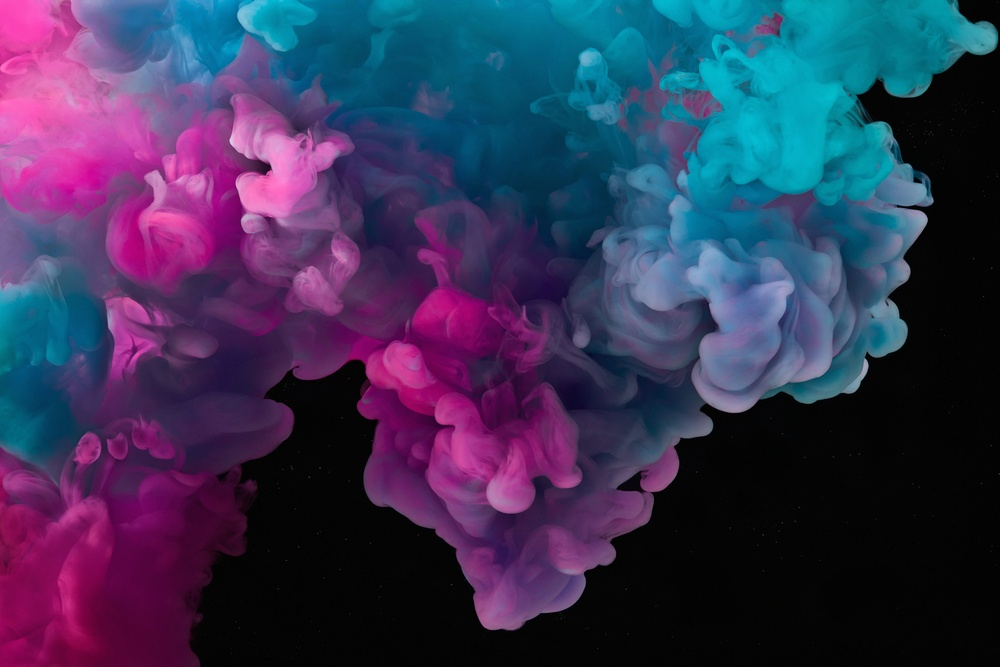
#> input picture src/1b58ef6e3d36a42e01992accf5c52d6eea244353.jpg, 1000 x 667 px, shrunk from 4500 x 3000 before the run
$ python imageCompressor.py
#> lines starting #> are read from the running program, lines starting #| are printed output that depends on the picture
#> further down, img is the input picture: PIL image 1000x667 RGB; mean R, G, B 55.1, 51.9, 86.1
import os
import numpy as np
import matplotlib.pyplot as plt
from PIL import Image
import random


def ApplyFiter(img: np.array, matrix: np.array, layer: int):

  # takes an array or PIL image object and
  # applys convolutional filter to image layer (0, 1, 2)
  # and returns 3D image matrix of with dimention 2 being
  # of length 1 for concatenation to create image

#> called with matrix = array of shape (10, 10), layer = 0
    k = len(matrix[0])
    if not type(img) == "np.array":
        img = np.array(img)
    img = img[:, :, [layer]]
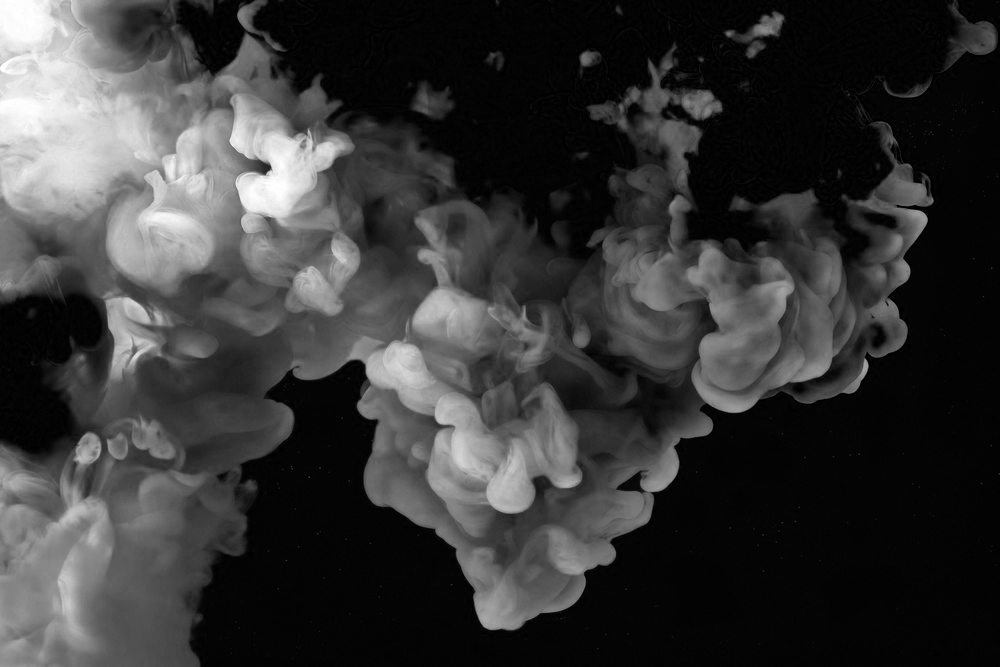
#> img: shape (667, 1000, 1); min 0, max 255, mean 55.1
    dims = img.shape
#> dims = (667, 1000, 1)

    img = np.squeeze(img)

    adjustment0 = dims[0] % k
#> adjustment0 = 7
    adjustment1 = dims[1] % k
#> adjustment1 = 0

    for i in range(0, dims[0] - adjustment0, k):
        for j in range(0, dims[1] - adjustment1, k):
            img[i: i + k, j: j +
                k] = np.multiply(img[i: i + k, j: j + k],  matrix)

    return np.expand_dims(img, axis=2)


def UseFillMatrices(img, rValue=1, gValue=1, bValue=1, MatrixSize=10):
    matrixR = np.full((MatrixSize, MatrixSize), rValue)
    matrixG = np.full((MatrixSize, MatrixSize), gValue)
    matrixB = np.full((MatrixSize, MatrixSize), bValue)
    imgR = ApplyFiter(img, matrixR, layer=0)
    imgG = ApplyFiter(img, matrixG, layer=1)
#> call 2 of ApplyFiter, with matrix = array of shape (10, 10), layer = 1
#> in ApplyFiter (call 2), `img = img[:, :, [layer]]`:
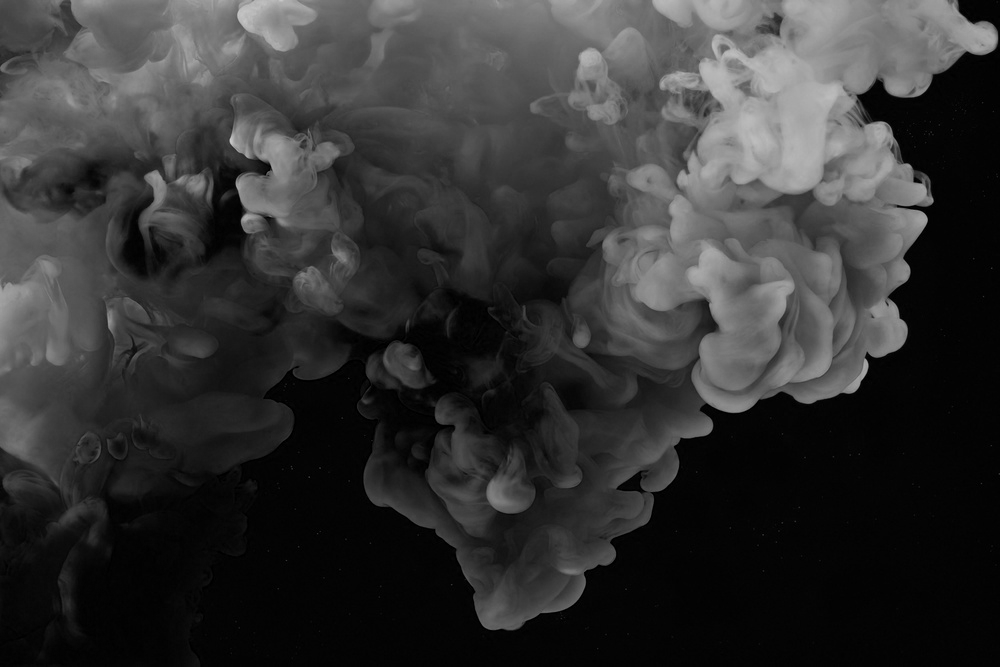
#> img: shape (667, 1000, 1); min 0, max 203, mean 51.9
#> after the loop in ApplyFiter (call 2), `for i in range(0, dims[0] - adjustment0, k):`:
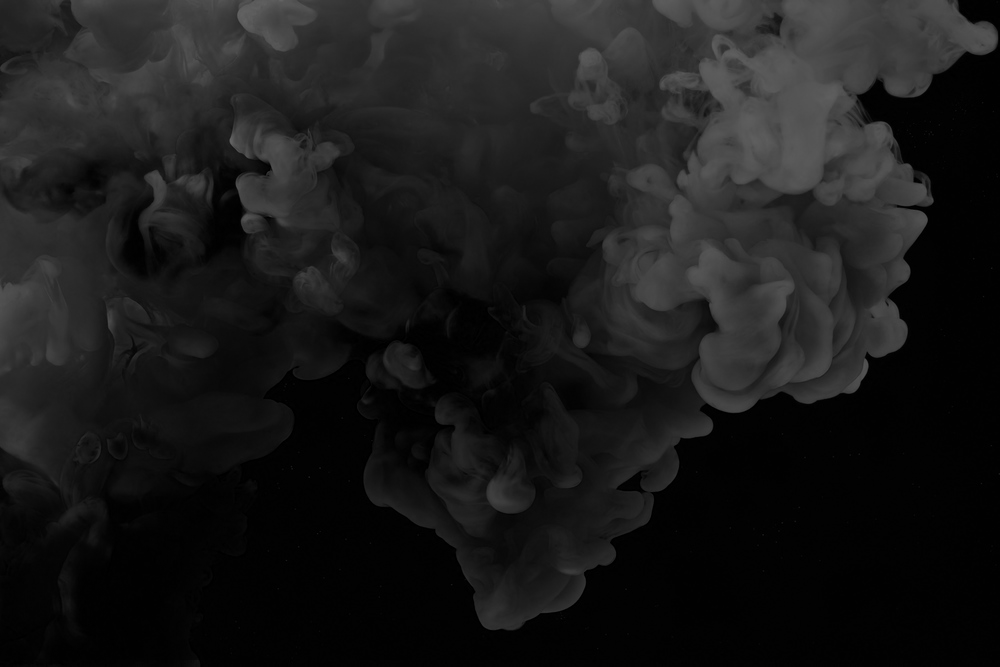
#> img: shape (667, 1000); min 0, max 101, mean 25.7
    imgB = ApplyFiter(img, matrixB, layer=2)
#> call 3 of ApplyFiter, with matrix = array of shape (10, 10), layer = 2
#> in ApplyFiter (call 3), `img = img[:, :, [layer]]`:
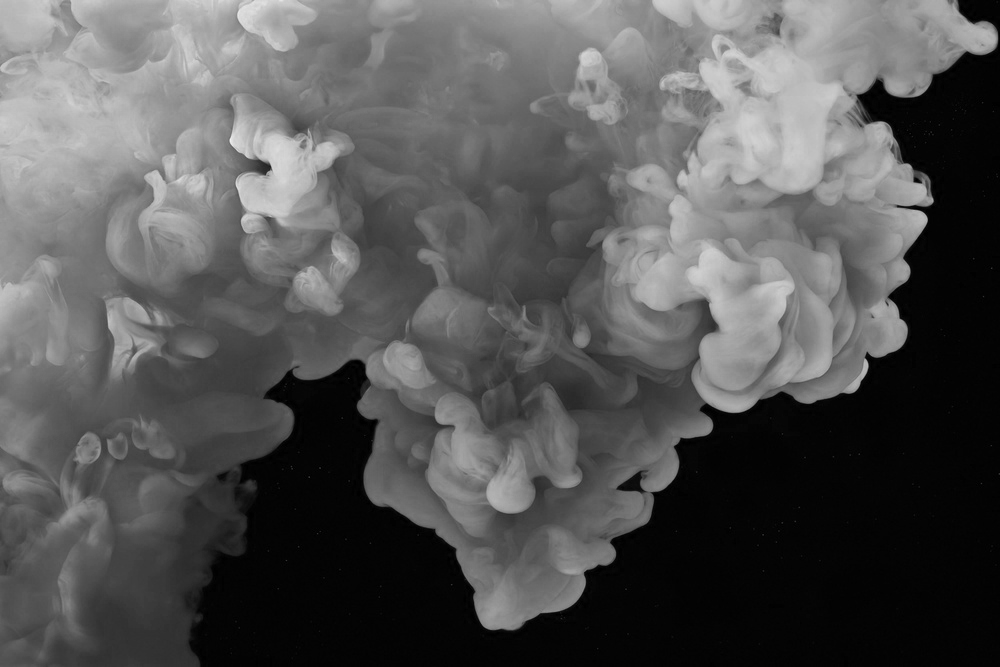
#> img: shape (667, 1000, 1); min 0, max 242, mean 86.1
#> after the loop in ApplyFiter (call 3), `for i in range(0, dims[0] - adjustment0, k):`:
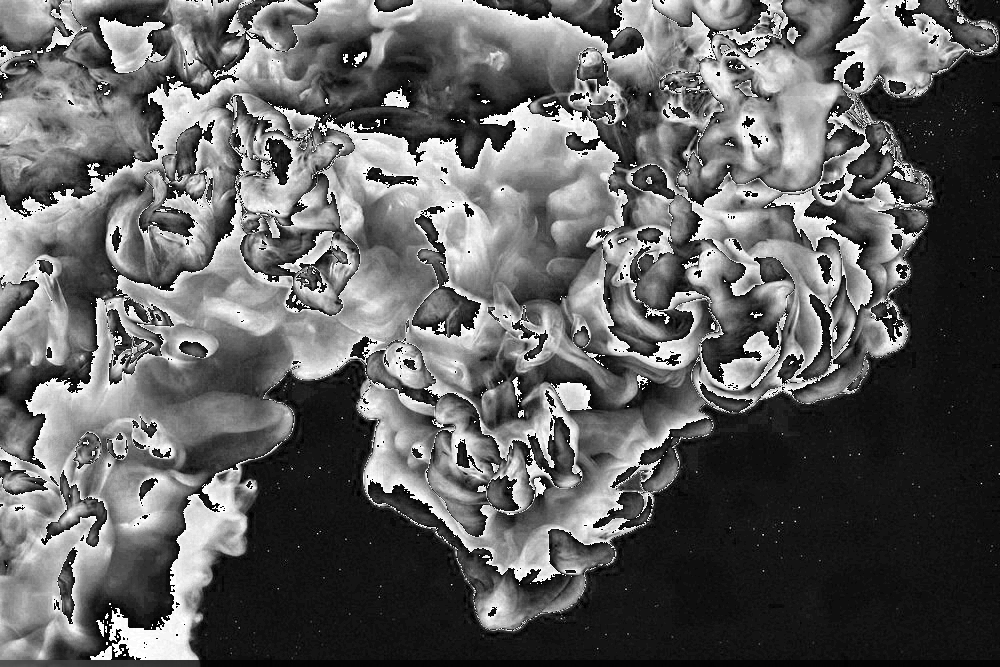
#> img: shape (667, 1000); min 0, max 255, mean 97.7

    img = np.concatenate((imgR, imgG, imgB), axis=2)
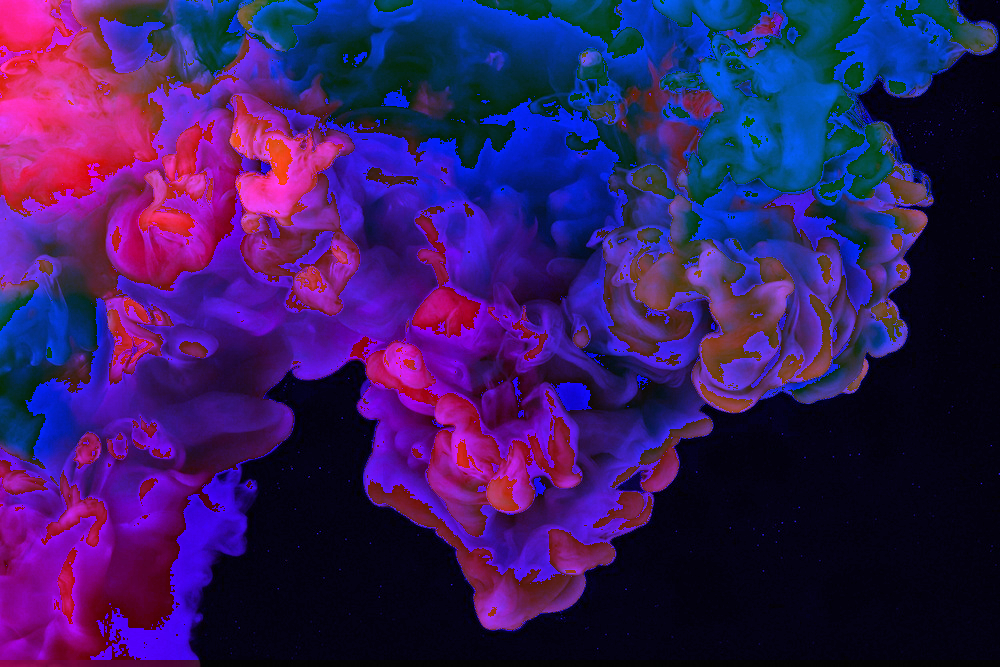
#> img: shape (667, 1000, 3); mean R, G, B 55.1, 25.7, 97.7
    return img


def SaveImgFromArray(img):
    im = Image.fromarray(img.astype("uint8"))
    im.save("images/" + "%x" % random.getrandbits(128) + ".jpeg")


img = Image.open("1b58ef6e3d36a42e01992accf5c52d6eea244353.jpg")
img = np.array(img)
img = UseFillMatrices(img, 1, 0.5, 5, 10)
SaveImgFromArray(img)
